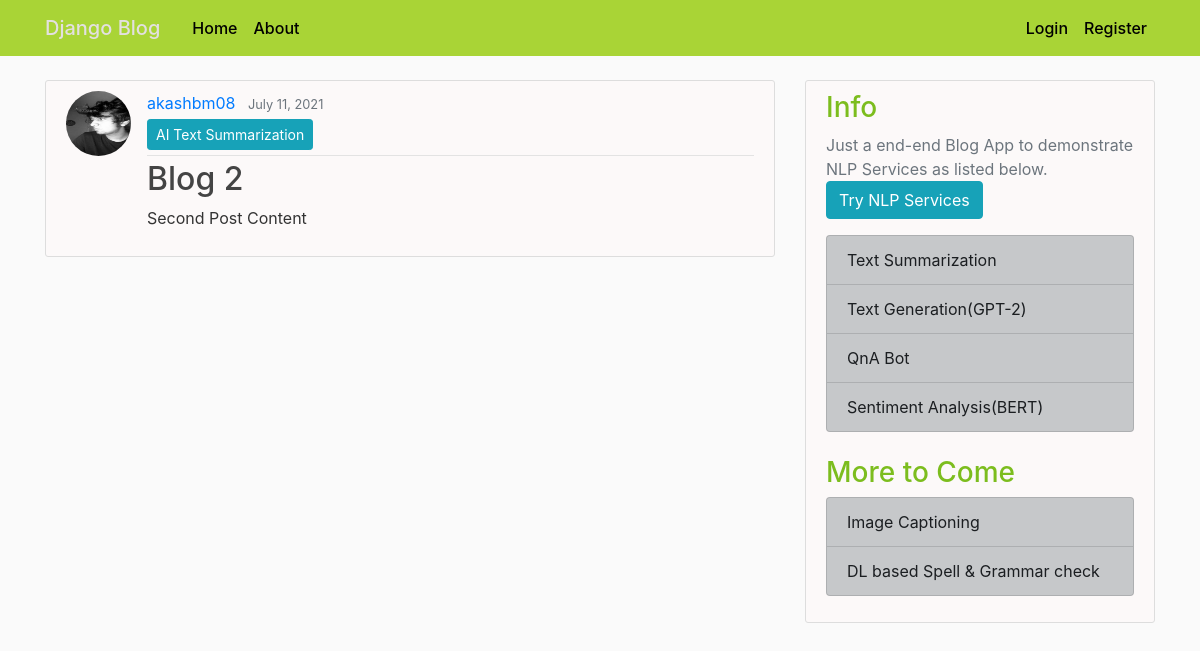
The app's page /post/2/ with its own data.
### blog/models.py (models this page shows, shortened)
class Post(models.Model):
    title = models.CharField(max_length=100)
    content = models.TextField()
    date_posted = models.DateTimeField(default=timezone.now)
    author = models.ForeignKey(User, on_delete=models.CASCADE)

### users/models.py (models this page shows, shortened)
class Profile(models.Model):
    user = models.OneToOneField(User, on_delete=models.CASCADE)
    image = models.ImageField(default='default.jpg', upload_to='profile_pics')

### blog/views.py (the view)
# urls.py: path('post/<int:pk>/', PostDetailView.as_view(), name='post-detail'),
class PostDetailView(DetailView):
    model = Post

### blog/templates/blog/post_detail.html (shortened to what this page needs)
{% extends "blog/base.html" %}
{% block content %}
    <article class="media content-section">
        <img class="rounded-circle article-img" src="{{ object.author.profile.image.url }}">
      <div class="media-body">
        <div class="article-metadata">
          <a class="mr-2" href="#">{{ object.author }}</a>
          <small class="text-muted">{{ object.date_posted|date:"F d, Y" }}</small>
          <div>
            <a class="btn btn-info btn-sm mt-1 mb-1" href="{% url 'nlp'%}">AI Text Summarization</a>
          </div>
        </div>
        <h2 class="article-title">{{ object.title }}</h2>
        <p class="article-content">{{ object.content }}</p>
      </div>
    </article>
{% endblock content %}

### blog/static/blog/main.css (style rules this page uses)
body { background: #fafafa; color: #333333; margin-top: 5rem; }
h1, h2, h3, h4, h5, h6 { color: #7CBD1E; }
.content-section { background: #FCF9F9; padding: 10px 20px; border: 1px solid #dddddd; border-radius: 3px; margin-bottom: 20px; }
.article-title { color: #444444; }
.article-content { white-space: pre-line; }
.article-img { height: 65px; width: 65px; margin-right: 16px; }
.article-metadata { padding-bottom: 1px; margin-bottom: 4px; border-bottom: 1px solid #e3e3e3 }

### records on screen
Post: author.profile.image (picture), author "akashbm08", date_posted "July 11, 2021", title "Blog 2", content "Second Post Content"
